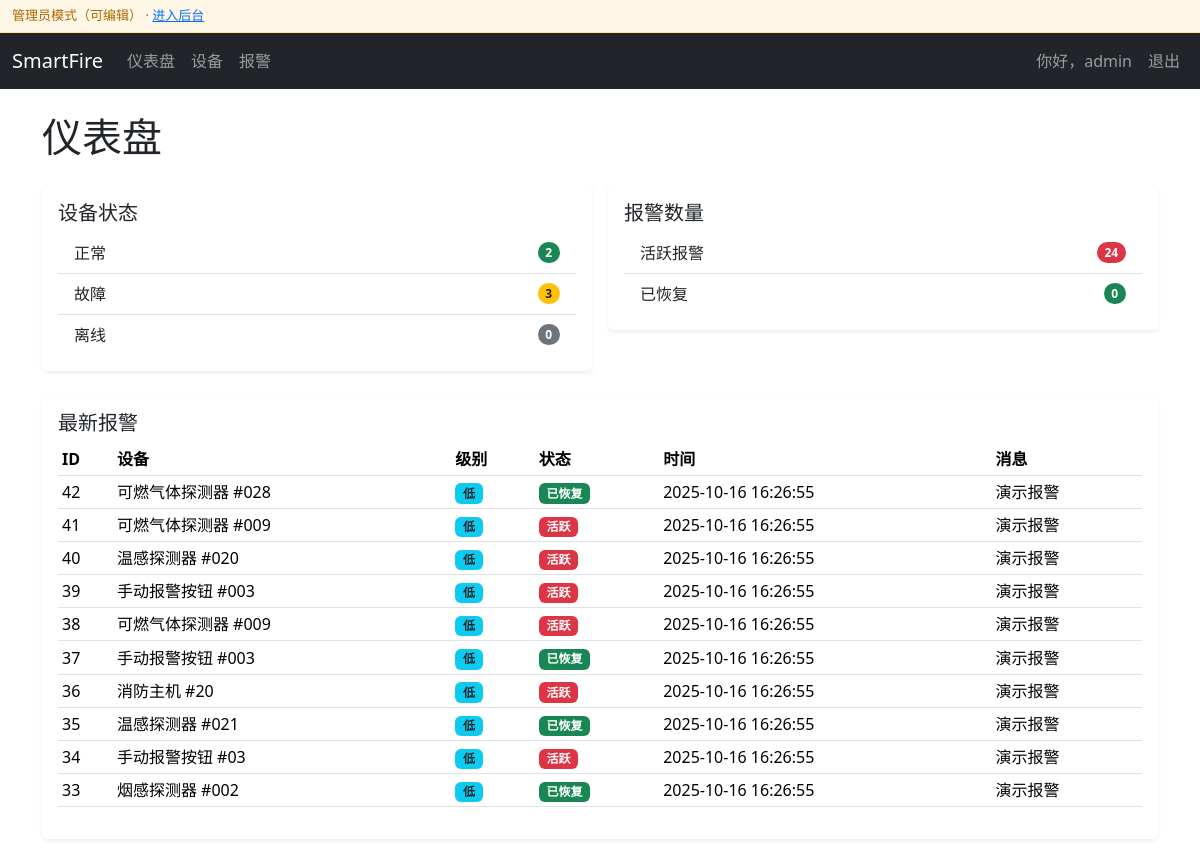
Page /stats/dashboard/ (signed in) on the earlier database version.
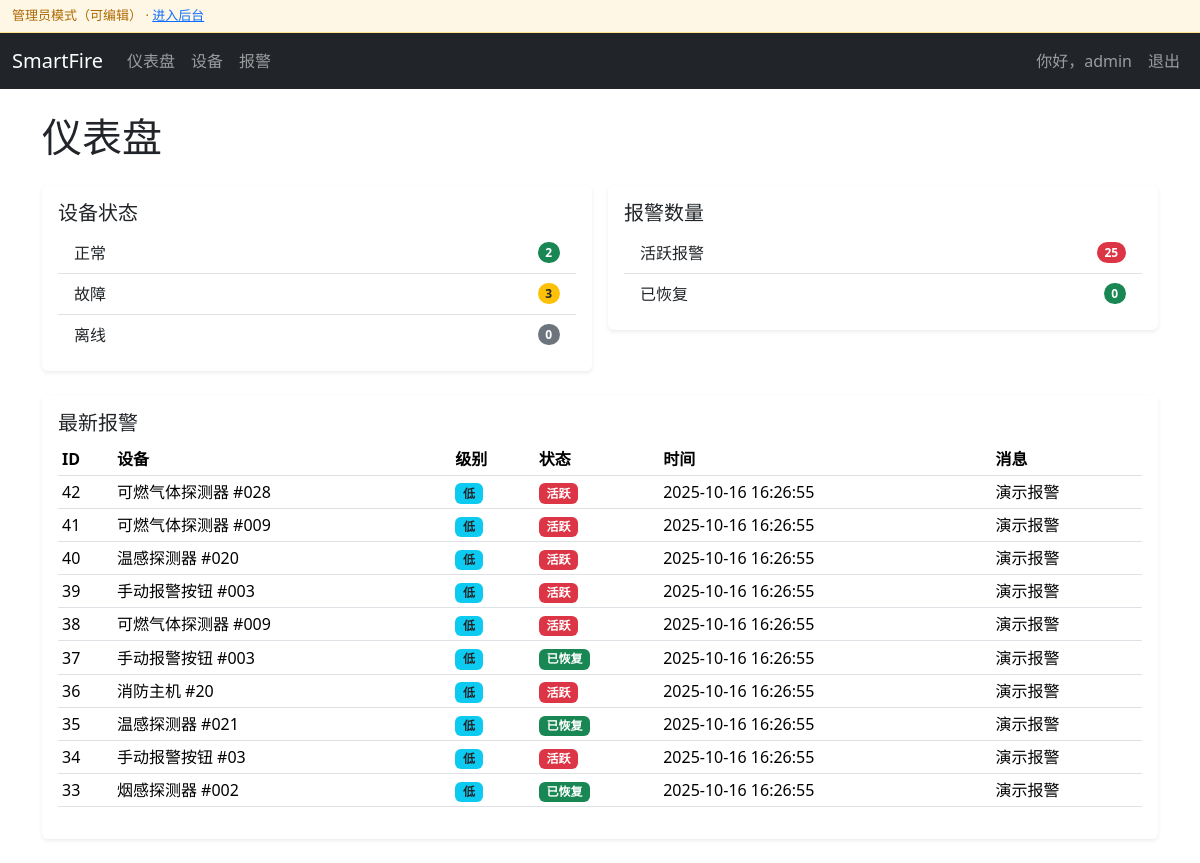
Same page on the later database version.
### alarms/models.py (models this page shows, shortened)
class Alarm(models.Model):
    LEVEL_CHOICES=(('low','低'),('medium','中'),('high','高'))
    STATUS_CHOICES=(('active','激活'),('acked','已确认'),('resolved','已解除'))
    device=models.ForeignKey(Device,on_delete=models.CASCADE)
    level=models.CharField(max_length=10,choices=LEVEL_CHOICES,default='low')
    message=models.CharField(max_length=255)
    status=models.CharField(max_length=10,choices=STATUS_CHOICES,default='active')
    created_at=models.DateTimeField(auto_now_add=True)
    updated_at=models.DateTimeField(auto_now=True)
    cleared_at=models.DateTimeField(null=True,blank=True)
    created_by=models.ForeignKey(settings.AUTH_USER_MODEL,null=True,blank=True,on_delete=models.SET_NULL)
    class Meta: ordering=['-created_at']

### devices/models.py (models this page shows, shortened)
class Device(models.Model):
    STATUS_CHOICES = (('normal','正常'),('fault','故障'),('offline','离线'))
    name = models.CharField(max_length=100, unique=True)
    device_type = models.CharField(max_length=50)
    location = models.CharField(max_length=200)
    status = models.CharField(max_length=10, choices=STATUS_CHOICES, default='normal')
    installed_at = models.DateField(null=True, blank=True)
    notes = models.TextField(blank=True)
    class Meta: ordering = ['name']

### stats/views.py (the view)
# urls.py: path('', RedirectView.as_view(url='/stats/dashboard/', permanent=False)),
@login_required
def dashboard(request):
    device_counts={'normal':Device.objects.filter(status='normal').count(),
                   'fault':Device.objects.filter(status='fault').count(),
                   'offline':Device.objects.filter(status='offline').count()}
    alarm_counts={'active':Alarm.objects.filter(status='active').count(),
                  'acked':Alarm.objects.filter(status='acked').count(),
                  'resolved':Alarm.objects.filter(status='resolved').count()}
    latest_alarms=Alarm.objects.select_related('device')[:10]
    return render(request,'stats/dashboard.html',{'device_counts':device_counts,'alarm_counts':alarm_counts,'latest_alarms':latest_alarms})

### templates/stats/dashboard.html (shortened to what this page needs)
{% extends "base.html" %}
{% block content %}
<h1 class="mb-4">仪表盘</h1>
<div class="row g-3">
  <div class="col-md-6">
    <div class="card border-0 shadow-sm">
      <div class="card-body">
        <h5 class="card-title">设备状态</h5>
        <ul class="list-group list-group-flush">
          <li class="list-group-item d-flex justify-content-between align-items-center">
            正常 <span class="badge bg-success rounded-pill">{{ device_counts.normal|default:0 }}</span>
          </li>
          <li class="list-group-item d-flex justify-content-between align-items-center">
            故障 <span class="badge bg-warning text-dark rounded-pill">{{ device_counts.fault|default:0 }}</span>
          </li>
          <li class="list-group-item d-flex justify-content-between align-items-center">
            离线 <span class="badge bg-secondary rounded-pill">{{ device_counts.offline|default:0 }}</span>
          </li>
        </ul>
      </div>
    </div>
  </div>
  <div class="col-md-6">
    <div class="card border-0 shadow-sm">
      <div class="card-body">
        <h5 class="card-title">报警数量</h5>
        <ul class="list-group list-group-flush">
          <li class="list-group-item d-flex justify-content-between align-items-center">
            活跃报警 <span class="badge bg-danger rounded-pill">{{ alarm_counts.active|default:0 }}</span>
          </li>
          <li class="list-group-item d-flex justify-content-between align-items-center">
            已恢复 <span class="badge bg-success rounded-pill">{{ alarm_counts.cleared|default:0 }}</span>
          </li>
        </ul>
      </div>
    </div>
  </div>
</div>
<div class="card border-0 shadow-sm mt-4">
  <div class="card-body">
    <h5 class="card-title">最新报警</h5>
    {% if latest_alarms %}
      <div class="table-responsive">
        <table class="table table-sm align-middle">
          <thead>
            <tr>
              <th>ID</th>
              <th>设备</th>
              <th>级别</th>
              <th>状态</th>
              <th>时间</th>
              <th>消息</th>
            </tr>
          </thead>
          <tbody>
          {% for a in latest_alarms %}
            <tr>
              <td>{{ a.id }}</td>
              <td>{{ a.device.name }}</td>
              <td>
                {% if a.level == 'high' %}
                  <span class="badge bg-danger">高</span>
                {% elif a.level == 'medium' %}
                  <span class="badge bg-warning text-dark">中</span>
                {% else %}
                  <span class="badge bg-info text-dark">低</span>
                {% endif %}
              </td>
              <td>
                {% if a.status == 'active' %}
                  <span class="badge bg-danger">活跃</span>
                {% else %}
                  <span class="badge bg-success">已恢复</span>
                {% endif %}
              </td>
              <td>{{ a.created_at|date:"Y-m-d H:i:s" }}</td>
              <td class="text-truncate" style="max-width: 320px;">{{ a.message }}</td>
            </tr>
          {% endfor %}
          </tbody>
        </table>
      </div>
    {% else %}
      <p class="text-muted mb-0">暂无报警数据。</p>
    {% endif %}
  </div>
</div>
{% endblock %}

### templates/base.html (shortened to what this page needs)
<!doctype html>
<html lang="zh-CN">
<head>
  <link href="https://cdn.jsdelivr.net/npm/bootstrap@5.3.3/dist/css/bootstrap.min.css" rel="stylesheet">
</head>
{% if request.user.is_authenticated and request.user.is_staff %}
  <div style="background:#fff7e6;border-bottom:1px solid #ffe58f;color:#ad6800;padding:6px 12px;font-size:13px;">
    管理员模式（可编辑） · <a href="{% url 'admin:index' %}" class="link-primary">进入后台</a>
  </div>
{% endif %}
<nav class="navbar navbar-expand-lg navbar-dark bg-dark">
  <div class="container-fluid">
    <a class="navbar-brand" href="/">SmartFire</a>
    <div class="collapse navbar-collapse" id="navbarMain">
      <ul class="navbar-nav me-auto mb-2 mb-lg-0">
        <li class="nav-item"><a class="nav-link" href="/stats/dashboard/">仪表盘</a></li>
        <li class="nav-item"><a class="nav-link" href="/devices/">设备</a></li>
        <li class="nav-item"><a class="nav-link" href="/alarms/">报警</a></li>
      </ul>
      <ul class="navbar-nav">
        {% if request.user.is_authenticated %}
          <li class="nav-item"><span class="nav-link">你好，{{ request.user.username }}</span></li>
          <li class="nav-item"><a class="nav-link" href="/users/logout/">退出</a></li>
        {% else %}
          <li class="nav-item"><a class="nav-link" href="/users/login/">登录</a></li>
        {% endif %}
      </ul>
    </div>
  </div>
</nav>
<main class="container py-4">
  {% block content %}{% endblock %}
</main>
</body>
</html>

Differences in the rows shown:
changed Alarm "可燃气体探测器 #028": status "已恢复" → "活跃"
Other differences:
{{ alarm_counts.active|default:0 }}: "24" → "25"
